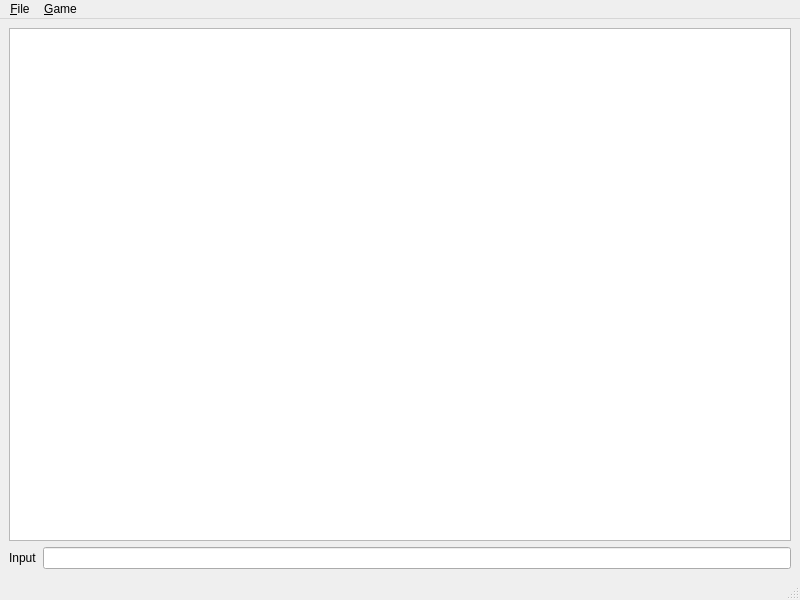
<?xml version="1.0" encoding="UTF-8"?>
<ui version="4.0">
 <class>MainWindow</class>
 <widget class="QMainWindow" name="MainWindow">
  <property name="geometry">
   <rect>
    <x>0</x>
    <y>0</y>
    <width>800</width>
    <height>600</height>
   </rect>
  </property>
  <property name="windowTitle">
   <string>MainWindow</string>
  </property>
  <widget class="QWidget" name="centralwidget">
   <layout class="QVBoxLayout" name="verticalLayout">
    <item>
     <widget class="QTextBrowser" name="output"/>
    </item>
    <item>
     <layout class="QHBoxLayout" name="horizontalLayout">
      <item>
       <widget class="QLabel" name="label">
        <property name="text">
         <string>Input</string>
        </property>
       </widget>
      </item>
      <item>
       <widget class="QLineEdit" name="input">
        <property name="toolTip">
         <string>&lt;html&gt;&lt;head/&gt;&lt;body&gt;&lt;p&gt;Enter some commands here&lt;/p&gt;&lt;/body&gt;&lt;/html&gt;</string>
        </property>
       </widget>
      </item>
     </layout>
    </item>
   </layout>
  </widget>
  <widget class="QMenuBar" name="menubar">
   <property name="geometry">
    <rect>
     <x>0</x>
     <y>0</y>
     <width>800</width>
     <height>21</height>
    </rect>
   </property>
   <widget class="QMenu" name="menuFile">
    <property name="title">
     <string>&amp;File</string>
    </property>
    <addaction name="actionNew"/>
    <addaction name="actionOpen"/>
    <addaction name="separator"/>
    <addaction name="actionSave"/>
    <addaction name="actionSaveAs"/>
    <addaction name="separator"/>
    <addaction name="actionQuit"/>
   </widget>
   <widget class="QMenu" name="menuGame">
    <property name="title">
     <string>&amp;Game</string>
    </property>
    <addaction name="actionEndTurn"/>
    <addaction name="separator"/>
    <addaction name="actionShowStatus"/>
   </widget>
   <addaction name="menuFile"/>
   <addaction name="menuGame"/>
  </widget>
  <widget class="QStatusBar" name="statusbar"/>
  <action name="actionQuit">
   <property name="text">
    <string>&amp;Quit</string>
   </property>
   <property name="shortcut">
    <string>Ctrl+Q</string>
   </property>
  </action>
  <action name="actionOpen">
   <property name="text">
    <string>&amp;Open</string>
   </property>
   <property name="shortcut">
    <string>Ctrl+O</string>
   </property>
  </action>
  <action name="actionSave">
   <property name="text">
    <string>&amp;Save</string>
   </property>
   <property name="shortcut">
    <string>Ctrl+S</string>
   </property>
  </action>
  <action name="actionSaveAs">
   <property name="text">
    <string>Save &amp;As</string>
   </property>
   <property name="shortcut">
    <string>Backspace</string>
   </property>
  </action>
  <action name="actionNew">
   <property name="text">
    <string>&amp;New</string>
   </property>
   <property name="shortcut">
    <string>Ctrl+N</string>
   </property>
  </action>
  <action name="actionEndTurn">
   <property name="text">
    <string>&amp;End Turn</string>
   </property>
  </action>
  <action name="actionShowStatus">
   <property name="text">
    <string>&amp;Show Status</string>
   </property>
  </action>
 </widget>
 <resources/>
 <connections>
  <connection>
   <sender>actionQuit</sender>
   <signal>activated()</signal>
   <receiver>MainWindow</receiver>
   <slot>close()</slot>
   <hints>
    <hint type="sourcelabel">
     <x>-1</x>
     <y>-1</y>
    </hint>
    <hint type="destinationlabel">
     <x>399</x>
     <y>299</y>
    </hint>
   </hints>
  </connection>
 </connections>
</ui>
